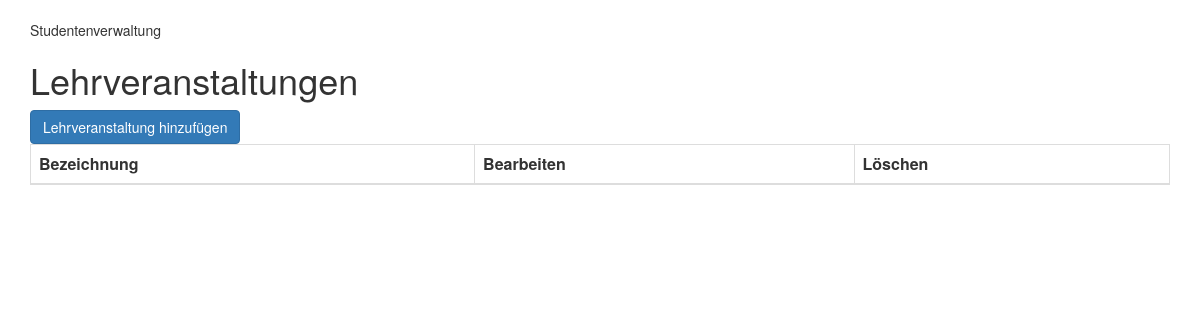
Before: /lehrveranstaltungen/ with the older database file.
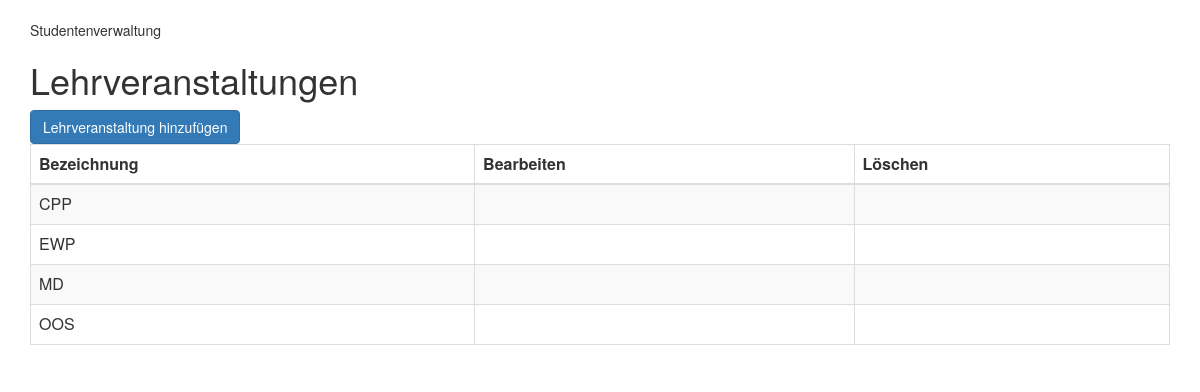
After: the same page with the newer database file.
### ESA2/models.py (models this page shows, shortened)
class Lehrveranstaltung(models.Model):
    bezeichnung = models.CharField(max_length=50)
    teilnehmer = models.ManyToManyField(Student, blank=True)

### ESA2/views/Lehrveranstaltung.py (the view)
# urls.py: path('lehrveranstaltungen/', Lehrveranstaltung.get_lv_list, name='lvList'),
def get_lv_list(request):
    lvList=Lehrveranstaltung.objects.all().order_by('bezeichnung')
    return render(request, 'lv_list.html', {'page_title':'Lehrveranstaltungen', 'lehrveranstaltungen':lvList})

### ESA2/templates/lv_list.html
﻿{% extends 'base.html' %}
{% load bootstrap3 %}
{% block content %}
<a href="{% url 'addLehrveranstaltung' %}" class="btn btn-primary">Lehrveranstaltung hinzufügen</a>
<table class="table table-bordered table-striped">
    <thead>
    <th>Bezeichnung</th>
    <th>Bearbeiten</th>
    <th>Löschen</th>
    </thead>
    {% for lv in lehrveranstaltungen %}
    <tr>
        <td>{{ lv.bezeichnung }}</td>
        <td><a href="{% url 'editLehrveranstaltung' pk=lv.pk %}">{% bootstrap_icon 'edit' %}</a></td>
        <td><a href="{% url 'deleteLehrveranstaltung' pk=lv.pk %}">{% bootstrap_icon 'erase' %}</a></td>
    </tr>
    {% endfor %}
</table>
{% endblock %}

### ESA2/templates/base.html (shortened to what this page needs)
﻿<!DOCTYPE html>
<html lang="de">
<head>
    {% load bootstrap3 %}
    {% bootstrap_css %}
</head>
<body>
    <div class="container" >
        <header>
            Studentenverwaltung
        </header>
        <h1 class="m-3">{{ page_title }}</h1>
        {% block content %}
        {% endblock %}
    </div>
</body>
</html>

Changed rows visible on the page:
added Lehrveranstaltung: bezeichnung "CPP"
added Lehrveranstaltung: bezeichnung "EWP"
added Lehrveranstaltung: bezeichnung "MD"
added Lehrveranstaltung: bezeichnung "OOS"
